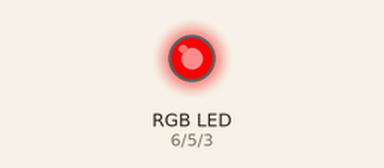
Recording of a sketch running on a simulated Arduino Uno, built with avr-gcc and run on an emulated ATmega328P. Parts: an RGB LED mixed from three pins (HIGH = lit). Dim RGB values are drawn brighter than linear.

Above: at 0.05 s.
At 1.5 s:
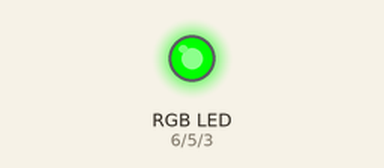
At 3.0 s:
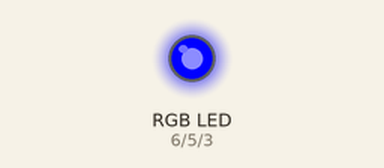
At 8.0 s:
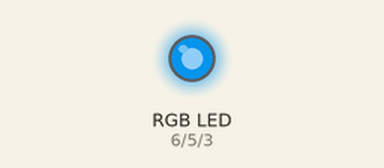
Timing chart, 0 to 10.4 s (numbered marks = the images above):
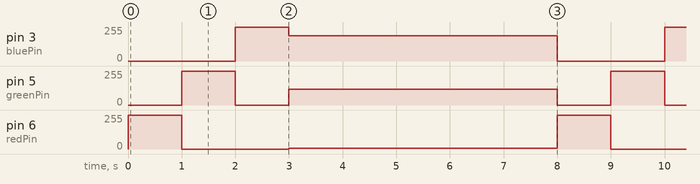

The sketch:

rgb-led.ino
```cpp
/*
 RGB LED Control
 */

int redPin = 6;
int greenPin = 5;
int bluePin = 3;

int delayTime = 1000;

void setup() {
  pinMode(redPin, OUTPUT);
  pinMode(greenPin, OUTPUT);
  pinMode(bluePin, OUTPUT);
}

int redVal;
int blueVal;
int greenVal;

void loop() {
  // Red.
  setColor(255, 0, 0);
  delay(delayTime);

  // Green.
  setColor(0, 255, 0);
  delay(delayTime);

  // Blue.
  setColor(0, 0, 255);
  delay(delayTime);

  // Drupal Blue.
  setColor(6, 120, 190);
  delay(5000);
}

void setColor(int red, int green, int blue) {
  analogWrite(redPin, red);
  analogWrite(greenPin, green);
  analogWrite(bluePin, blue);
}
```

Measured:
- by itself, pin 3 (bluePin): repeats every 8.0 s: 190/255 5.0 s, 0/255 2.0 s, 255/255 1.0 s
- by itself, pin 5 (greenPin): repeats every 8.0 s: 0/255 1.0 s, 120/255 5.0 s, 0/255 1.0 s, 255/255 1.0 s
- by itself, pin 6 (redPin): repeats every 8.0 s: 0/255 2.0 s, 6/255 5.0 s, 255/255 1.0 s
